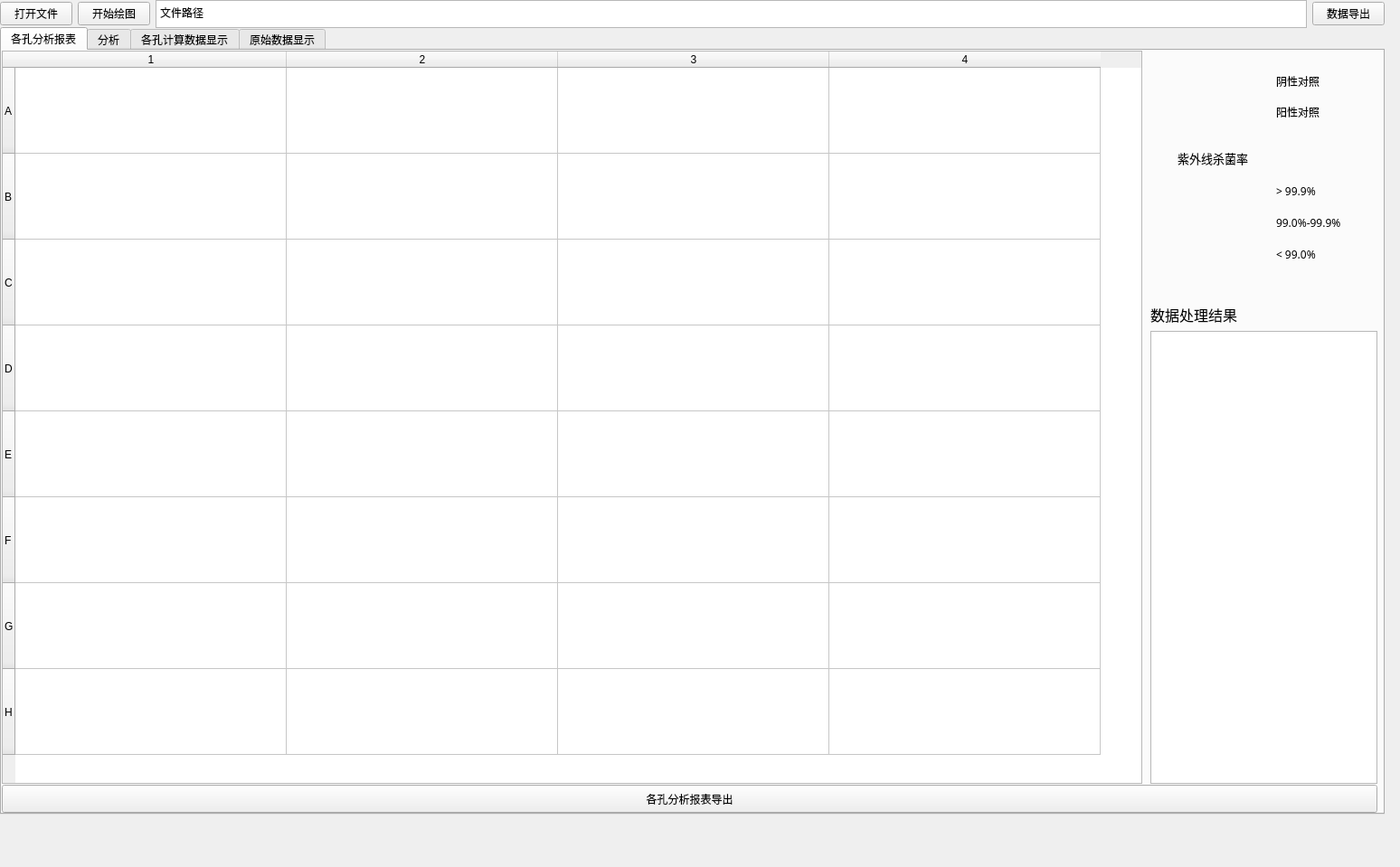
<?xml version="1.0" encoding="UTF-8"?>
<ui version="4.0">
 <class>MainWindow</class>
 <widget class="QMainWindow" name="MainWindow">
  <property name="geometry">
   <rect>
    <x>0</x>
    <y>0</y>
    <width>1548</width>
    <height>959</height>
   </rect>
  </property>
  <property name="windowTitle">
   <string>MainWindow</string>
  </property>
  <widget class="QWidget" name="centralWidget">
   <widget class="QWidget" name="horizontalLayoutWidget">
    <property name="geometry">
     <rect>
      <x>0</x>
      <y>0</y>
      <width>1531</width>
      <height>31</height>
     </rect>
    </property>
    <layout class="QHBoxLayout" name="horizontalLayout">
     <item>
      <widget class="QPushButton" name="Open_File">
       <property name="text">
        <string>打开文件</string>
       </property>
      </widget>
     </item>
     <item>
      <widget class="QPushButton" name="Start_Plot">
       <property name="text">
        <string>开始绘图</string>
       </property>
       <property name="autoDefault">
        <bool>false</bool>
       </property>
       <property name="default">
        <bool>false</bool>
       </property>
       <property name="flat">
        <bool>false</bool>
       </property>
      </widget>
     </item>
     <item>
      <widget class="QTextBrowser" name="File_Path">
       <property name="html">
        <string>&lt;!DOCTYPE HTML PUBLIC &quot;-//W3C//DTD HTML 4.0//EN&quot; &quot;http://www.w3.org/TR/REC-html40/strict.dtd&quot;&gt;
&lt;html&gt;&lt;head&gt;&lt;meta name=&quot;qrichtext&quot; content=&quot;1&quot; /&gt;&lt;style type=&quot;text/css&quot;&gt;
p, li { white-space: pre-wrap; }
&lt;/style&gt;&lt;/head&gt;&lt;body style=&quot; font-family:'SimSun'; font-size:9pt; font-weight:400; font-style:normal;&quot;&gt;
&lt;p style=&quot; margin-top:0px; margin-bottom:0px; margin-left:0px; margin-right:0px; -qt-block-indent:0; text-indent:0px;&quot;&gt;文件路径&lt;/p&gt;&lt;/body&gt;&lt;/html&gt;</string>
       </property>
      </widget>
     </item>
     <item>
      <widget class="QPushButton" name="Export">
       <property name="text">
        <string>数据导出</string>
       </property>
      </widget>
     </item>
    </layout>
   </widget>
   <widget class="QWidget" name="gridLayoutWidget">
    <property name="geometry">
     <rect>
      <x>0</x>
      <y>30</y>
      <width>1531</width>
      <height>871</height>
     </rect>
    </property>
    <layout class="QGridLayout" name="gridLayout">
     <item row="0" column="0">
      <widget class="QTabWidget" name="Original_Data">
       <property name="currentIndex">
        <number>0</number>
       </property>
       <widget class="QWidget" name="tab_9">
        <attribute name="title">
         <string>各孔分析报表</string>
        </attribute>
        <widget class="QTableWidget" name="analysis_report_table">
         <property name="geometry">
          <rect>
           <x>0</x>
           <y>0</y>
           <width>1261</width>
           <height>811</height>
          </rect>
         </property>
         <attribute name="horizontalHeaderDefaultSectionSize">
          <number>300</number>
         </attribute>
         <attribute name="verticalHeaderDefaultSectionSize">
          <number>95</number>
         </attribute>
         <row>
          <property name="text">
           <string>A</string>
          </property>
         </row>
         <row>
          <property name="text">
           <string>B</string>
          </property>
         </row>
         <row>
          <property name="text">
           <string>C</string>
          </property>
         </row>
         <row>
          <property name="text">
           <string>D</string>
          </property>
         </row>
         <row>
          <property name="text">
           <string>E</string>
          </property>
         </row>
         <row>
          <property name="text">
           <string>F</string>
          </property>
         </row>
         <row>
          <property name="text">
           <string>G</string>
          </property>
         </row>
         <row>
          <property name="text">
           <string>H</string>
          </property>
         </row>
         <column>
          <property name="text">
           <string>1</string>
          </property>
         </column>
         <column>
          <property name="text">
           <string>2</string>
          </property>
         </column>
         <column>
          <property name="text">
           <string>3</string>
          </property>
         </column>
         <column>
          <property name="text">
           <string>4</string>
          </property>
         </column>
        </widget>
        <widget class="QPushButton" name="data_of_user_Button">
         <property name="geometry">
          <rect>
           <x>0</x>
           <y>812</y>
           <width>1521</width>
           <height>31</height>
          </rect>
         </property>
         <property name="text">
          <string>各孔分析报表导出</string>
         </property>
        </widget>
        <widget class="QWidget" name="verticalLayoutWidget">
         <property name="geometry">
          <rect>
           <x>1270</x>
           <y>280</y>
           <width>251</width>
           <height>531</height>
          </rect>
         </property>
         <layout class="QVBoxLayout" name="verticalLayout">
          <item>
           <widget class="QLabel" name="label">
            <property name="font">
             <font>
              <family>Arial</family>
              <pointsize>12</pointsize>
             </font>
            </property>
            <property name="text">
             <string>数据处理结果</string>
            </property>
           </widget>
          </item>
          <item>
           <widget class="QTextBrowser" name="Result"/>
          </item>
         </layout>
        </widget>
        <widget class="QWidget" name="gridLayoutWidget_9">
         <property name="geometry">
          <rect>
           <x>1300</x>
           <y>20</y>
           <width>211</width>
           <height>61</height>
          </rect>
         </property>
         <layout class="QGridLayout" name="gridLayout_7">
          <item row="0" column="1">
           <widget class="QLabel" name="label_7">
            <property name="font">
             <font>
              <family>黑体</family>
             </font>
            </property>
            <property name="text">
             <string>阴性对照</string>
            </property>
           </widget>
          </item>
          <item row="1" column="1">
           <widget class="QLabel" name="label_9">
            <property name="font">
             <font>
              <family>黑体</family>
             </font>
            </property>
            <property name="text">
             <string>阳性对照</string>
            </property>
           </widget>
          </item>
          <item row="1" column="0">
           <widget class="QLabel" name="label_positive_purple">
            <property name="text">
             <string/>
            </property>
           </widget>
          </item>
          <item row="0" column="0">
           <widget class="QLabel" name="label_negative_dimgray">
            <property name="text">
             <string/>
            </property>
           </widget>
          </item>
         </layout>
        </widget>
        <widget class="QWidget" name="gridLayoutWidget_10">
         <property name="geometry">
          <rect>
           <x>1300</x>
           <y>140</y>
           <width>211</width>
           <height>101</height>
          </rect>
         </property>
         <layout class="QGridLayout" name="gridLayout_10">
          <item row="1" column="0">
           <widget class="QLabel" name="label_orange">
            <property name="text">
             <string/>
            </property>
           </widget>
          </item>
          <item row="1" column="1">
           <widget class="QLabel" name="label_13">
            <property name="font">
             <font>
              <family>黑体</family>
             </font>
            </property>
            <property name="text">
             <string>99.0%-99.9%</string>
            </property>
           </widget>
          </item>
          <item row="0" column="1">
           <widget class="QLabel" name="label_11">
            <property name="font">
             <font>
              <family>黑体</family>
             </font>
            </property>
            <property name="text">
             <string>&gt; 99.9%</string>
            </property>
           </widget>
          </item>
          <item row="0" column="0">
           <widget class="QLabel" name="label_green">
            <property name="text">
             <string/>
            </property>
           </widget>
          </item>
          <item row="2" column="0">
           <widget class="QLabel" name="label_red">
            <property name="text">
             <string/>
            </property>
           </widget>
          </item>
          <item row="2" column="1">
           <widget class="QLabel" name="label_15">
            <property name="font">
             <font>
              <family>黑体</family>
             </font>
            </property>
            <property name="text">
             <string>&lt; 99.0%</string>
            </property>
           </widget>
          </item>
         </layout>
        </widget>
        <widget class="QLabel" name="label_16">
         <property name="geometry">
          <rect>
           <x>1300</x>
           <y>110</y>
           <width>131</width>
           <height>18</height>
          </rect>
         </property>
         <property name="font">
          <font>
           <family>黑体</family>
           <pointsize>10</pointsize>
          </font>
         </property>
         <property name="text">
          <string>紫外线杀菌率</string>
         </property>
        </widget>
       </widget>
       <widget class="QWidget" name="tab">
        <attribute name="title">
         <string>分析</string>
        </attribute>
        <widget class="QWidget" name="gridLayoutWidget_5">
         <property name="geometry">
          <rect>
           <x>10</x>
           <y>0</y>
           <width>731</width>
           <height>441</height>
          </rect>
         </property>
         <layout class="QGridLayout" name="gridLayout_5">
          <item row="0" column="0">
           <widget class="QWidget" name="widget" native="true">
            <widget class="QGroupBox" name="groupBox">
             <property name="geometry">
              <rect>
               <x>0</x>
               <y>0</y>
               <width>731</width>
               <height>441</height>
              </rect>
             </property>
             <property name="font">
              <font>
               <family>Arial</family>
               <pointsize>12</pointsize>
              </font>
             </property>
             <property name="title">
              <string>原始数据+拟合曲线 图</string>
             </property>
            </widget>
           </widget>
          </item>
         </layout>
        </widget>
        <widget class="QWidget" name="gridLayoutWidget_7">
         <property name="geometry">
          <rect>
           <x>10</x>
           <y>490</y>
           <width>731</width>
           <height>341</height>
          </rect>
         </property>
         <layout class="QGridLayout" name="gridLayout_8">
          <item row="0" column="0">
           <widget class="QTableWidget" name="Interactive_Cells">
            <attribute name="horizontalHeaderDefaultSectionSize">
             <number>176</number>
            </attribute>
            <attribute name="verticalHeaderDefaultSectionSize">
             <number>37</number>
            </attribute>
            <row>
             <property name="text">
              <string>A</string>
             </property>
            </row>
            <row>
             <property name="text">
              <string>B</string>
             </property>
            </row>
            <row>
             <property name="text">
              <string>C</string>
             </property>
            </row>
            <row>
             <property name="text">
              <string>D</string>
             </property>
            </row>
            <row>
             <property name="text">
              <string>E</string>
             </property>
            </row>
            <row>
             <property name="text">
              <string>F</string>
             </property>
            </row>
            <row>
             <property name="text">
              <string>G</string>
             </property>
            </row>
            <row>
             <property name="text">
              <string>H</string>
             </property>
            </row>
            <column>
             <property name="text">
              <string>1</string>
             </property>
            </column>
            <column>
             <property name="text">
              <string>2</string>
             </property>
            </column>
            <column>
             <property name="text">
              <string>3</string>
             </property>
            </column>
            <column>
             <property name="text">
              <string>4</string>
             </property>
            </column>
           </widget>
          </item>
         </layout>
        </widget>
        <widget class="QWidget" name="gridLayoutWidget_8">
         <property name="geometry">
          <rect>
           <x>780</x>
           <y>490</y>
           <width>731</width>
           <height>341</height>
          </rect>
         </property>
         <layout class="QGridLayout" name="gridLayout_9">
          <item row="0" column="0">
           <widget class="QTableWidget" name="Data_Display_Cells">
            <property name="contextMenuPolicy">
             <enum>Qt::DefaultContextMenu</enum>
            </property>
            <property name="layoutDirection">
             <enum>Qt::LeftToRight</enum>
            </property>
            <property name="horizontalScrollBarPolicy">
             <enum>Qt::ScrollBarAlwaysOff</enum>
            </property>
            <property name="autoScrollMargin">
             <number>8</number>
            </property>
            <property name="showGrid">
             <bool>true</bool>
            </property>
            <property name="rowCount">
             <number>8</number>
            </property>
            <attribute name="horizontalHeaderDefaultSectionSize">
             <number>169</number>
            </attribute>
            <attribute name="verticalHeaderDefaultSectionSize">
             <number>37</number>
            </attribute>
            <attribute name="verticalHeaderMinimumSectionSize">
             <number>30</number>
            </attribute>
            <row>
             <property name="text">
              <string>A</string>
             </property>
            </row>
            <row>
             <property name="text">
              <string>B</string>
             </property>
            </row>
            <row>
             <property name="text">
              <string>C</string>
             </property>
            </row>
            <row>
             <property name="text">
              <string>D</string>
             </property>
            </row>
            <row>
             <property name="text">
              <string>E</string>
             </property>
            </row>
            <row>
             <property name="text">
              <string>F</string>
             </property>
            </row>
            <row>
             <property name="text">
              <string>G</string>
             </property>
            </row>
            <row>
             <property name="text">
              <string>H</string>
             </property>
            </row>
            <column>
             <property name="text">
              <string>CT-FAM</string>
             </property>
            </column>
            <column>
             <property name="text">
              <string>CT-VIC</string>
             </property>
            </column>
            <column>
             <property name="text">
              <string>ΔCT</string>
             </property>
            </column>
            <column>
             <property name="text">
              <string>ΔΔCT</string>
             </property>
            </column>
           </widget>
          </item>
         </layout>
        </widget>
        <widget class="Line" name="line">
         <property name="geometry">
          <rect>
           <x>-10</x>
           <y>460</y>
           <width>1541</width>
           <height>20</height>
          </rect>
         </property>
         <property name="orientation">
          <enum>Qt::Horizontal</enum>
         </property>
        </widget>
        <widget class="Line" name="line_2">
         <property name="geometry">
          <rect>
           <x>750</x>
           <y>0</y>
           <width>20</width>
           <height>831</height>
          </rect>
         </property>
         <property name="orientation">
          <enum>Qt::Vertical</enum>
         </property>
        </widget>
        <widget class="QWidget" name="horizontalLayoutWidget_2">
         <property name="geometry">
          <rect>
           <x>10</x>
           <y>440</y>
           <width>731</width>
           <height>24</height>
          </rect>
         </property>
         <layout class="QHBoxLayout" name="horizontalLayout_2">
          <item>
           <widget class="QCheckBox" name="Checkbox_FAM_4">
            <property name="text">
             <string>全选</string>
            </property>
           </widget>
          </item>
          <item>
           <widget class="QCheckBox" name="Checkbox_FAM">
            <property name="text">
             <string>FAM</string>
            </property>
           </widget>
          </item>
          <item>
           <widget class="QCheckBox" name="Checkbox_VIC">
            <property name="text">
             <string>VIC</string>
            </property>
           </widget>
          </item>
          <item>
           <spacer name="horizontalSpacer">
            <property name="orientation">
             <enum>Qt::Horizontal</enum>
            </property>
            <property name="sizeHint" stdset="0">
             <size>
              <width>40</width>
              <height>20</height>
             </size>
            </property>
           </spacer>
          </item>
         </layout>
        </widget>
        <widget class="QWidget" name="horizontalLayoutWidget_3">
         <property name="geometry">
          <rect>
           <x>780</x>
           <y>440</y>
           <width>764</width>
           <height>24</height>
          </rect>
         </property>
         <layout class="QHBoxLayout" name="horizontalLayout_4">
          <item>
           <widget class="QCheckBox" name="Checkbox_FAM_5">
            <property name="text">
             <string>全选</string>
            </property>
           </widget>
          </item>
          <item>
           <widget class="QCheckBox" name="Checkbox_FAM_3">
            <property name="text">
             <string>消杀完全</string>
            </property>
           </widget>
          </item>
          <item>
           <widget class="QCheckBox" name="Checkbox_VIC_3">
            <property name="text">
             <string>消杀不足</string>
            </property>
           </widget>
          </item>
          <item>
           <spacer name="horizontalSpacer_3">
            <property name="orientation">
             <enum>Qt::Horizontal</enum>
            </property>
            <property name="sizeHint" stdset="0">
             <size>
              <width>40</width>
              <height>20</height>
             </size>
            </property>
           </spacer>
          </item>
          <item>
           <widget class="QCheckBox" name="Checkbox_FAM_6">
            <property name="text">
             <string>第一竖列</string>
            </property>
           </widget>
          </item>
          <item>
           <widget class="QCheckBox" name="Checkbox_FAM_7">
            <property name="text">
             <string>第二竖列</string>
            </property>
           </widget>
          </item>
          <item>
           <widget class="QCheckBox" name="Checkbox_FAM_9">
            <property name="text">
             <string>第三竖列</string>
            </property>
           </widget>
          </item>
          <item>
           <widget class="QCheckBox" name="Checkbox_FAM_8">
            <property name="text">
             <string>第四竖列</string>
            </property>
           </widget>
          </item>
         </layout>
        </widget>
        <widget class="QWidget" name="gridLayoutWidget_6">
         <property name="geometry">
          <rect>
           <x>780</x>
           <y>0</y>
           <width>731</width>
           <height>441</height>
          </rect>
         </property>
         <layout class="QGridLayout" name="gridLayout_6">
          <item row="0" column="0">
           <widget class="QWidget" name="widget_2" native="true">
            <widget class="QGroupBox" name="groupBox_2">
             <property name="geometry">
              <rect>
               <x>0</x>
               <y>0</y>
               <width>731</width>
               <height>441</height>
              </rect>
             </property>
             <property name="font">
              <font>
               <family>Arial</family>
               <pointsize>12</pointsize>
              </font>
             </property>
             <property name="title">
              <string>孔数-ΔΔCT曲线</string>
             </property>
            </widget>
           </widget>
          </item>
         </layout>
        </widget>
       </widget>
       <widget class="QWidget" name="tab_8">
        <attribute name="title">
         <string>各孔计算数据显示</string>
        </attribute>
        <widget class="QWidget" name="gridLayoutWidget_4">
         <property name="geometry">
          <rect>
           <x>0</x>
           <y>0</y>
           <width>1521</width>
           <height>841</height>
          </rect>
         </property>
         <layout class="QGridLayout" name="gridLayout_4">
          <item row="7" column="2">
           <widget class="QTableWidget" name="del_del_ct_table">
            <attribute name="horizontalHeaderDefaultSectionSize">
             <number>176</number>
            </attribute>
            <attribute name="verticalHeaderDefaultSectionSize">
             <number>38</number>
            </attribute>
            <row>
             <property name="text">
              <string>A</string>
             </property>
            </row>
            <row>
             <property name="text">
              <string>B</string>
             </property>
            </row>
            <row>
             <property name="text">
              <string>C</string>
             </property>
            </row>
            <row>
             <property name="text">
              <string>D</string>
             </property>
            </row>
            <row>
             <property name="text">
              <string>E</string>
             </property>
            </row>
            <row>
             <property name="text">
              <string>F</string>
             </property>
            </row>
            <row>
             <property name="text">
              <string>G</string>
             </property>
            </row>
            <row>
             <property name="text">
              <string>H</string>
             </property>
            </row>
            <column>
             <property name="text">
              <string>1</string>
             </property>
            </column>
            <column>
             <property name="text">
              <string>2</string>
             </property>
            </column>
            <column>
             <property name="text">
              <string>3</string>
             </property>
            </column>
            <column>
             <property name="text">
              <string>4</string>
             </property>
            </column>
           </widget>
          </item>
          <item row="0" column="2">
           <widget class="QLabel" name="label_4">
            <property name="font">
             <font>
              <family>Arial</family>
              <pointsize>16</pointsize>
             </font>
            </property>
            <property name="text">
             <string>                                          CT-VIC</string>
            </property>
           </widget>
          </item>
          <item row="3" column="2">
           <widget class="QPushButton" name="ct_vic_Button">
            <property name="text">
             <string>CT-VIC 导出</string>
            </property>
           </widget>
          </item>
          <item row="6" column="2">
           <widget class="QLabel" name="label_6">
            <property name="font">
             <font>
              <family>Arial</family>
              <pointsize>16</pointsize>
             </font>
            </property>
            <property name="text">
             <string>                                          ΔΔCT</string>
            </property>
           </widget>
          </item>
          <item row="2" column="2">
           <widget class="QTableWidget" name="ct_vic_table">
            <property name="autoScrollMargin">
             <number>8</number>
            </property>
            <attribute name="horizontalHeaderDefaultSectionSize">
             <number>176</number>
            </attribute>
            <attribute name="verticalHeaderDefaultSectionSize">
             <number>38</number>
            </attribute>
            <row>
             <property name="text">
              <string>A</string>
             </property>
            </row>
            <row>
             <property name="text">
              <string>B</string>
             </property>
            </row>
            <row>
             <property name="text">
              <string>C</string>
             </property>
            </row>
            <row>
             <property name="text">
              <string>D</string>
             </property>
            </row>
            <row>
             <property name="text">
              <string>E</string>
             </property>
            </row>
            <row>
             <property name="text">
              <string>F</string>
             </property>
            </row>
            <row>
             <property name="text">
              <string>G</string>
             </property>
            </row>
            <row>
             <property name="text">
              <string>H</string>
             </property>
            </row>
            <column>
             <property name="text">
              <string>1</string>
             </property>
            </column>
            <column>
             <property name="text">
              <string>2</string>
             </property>
            </column>
            <column>
             <property name="text">
              <string>3</string>
             </property>
            </column>
            <column>
             <property name="text">
              <string>4</string>
             </property>
            </column>
           </widget>
          </item>
          <item row="4" column="0" colspan="3">
           <widget class="Line" name="line_3">
            <property name="orientation">
             <enum>Qt::Horizontal</enum>
            </property>
           </widget>
          </item>
          <item row="6" column="0">
           <widget class="QLabel" name="label_5">
            <property name="font">
             <font>
              <family>Arial</family>
              <pointsize>16</pointsize>
             </font>
            </property>
            <property name="text">
             <string>                                            ΔCT</string>
            </property>
           </widget>
          </item>
          <item row="7" column="0">
           <widget class="QTableWidget" name="del_ct_table">
            <attribute name="horizontalHeaderDefaultSectionSize">
             <number>176</number>
            </attribute>
            <attribute name="verticalHeaderDefaultSectionSize">
             <number>38</number>
            </attribute>
            <row>
             <property name="text">
              <string>A</string>
             </property>
            </row>
            <row>
             <property name="text">
              <string>B</string>
             </property>
            </row>
            <row>
             <property name="text">
              <string>C</string>
             </property>
            </row>
            <row>
             <property name="text">
              <string>D</string>
             </property>
            </row>
            <row>
             <property name="text">
              <string>E</string>
             </property>
            </row>
            <row>
             <property name="text">
              <string>F</string>
             </property>
            </row>
            <row>
             <property name="text">
              <string>G</string>
             </property>
            </row>
            <row>
             <property name="text">
              <string>H</string>
             </property>
            </row>
            <column>
             <property name="text">
              <string>1</string>
             </property>
            </column>
            <column>
             <property name="text">
              <string>2</string>
             </property>
            </column>
            <column>
             <property name="text">
              <string>3</string>
             </property>
            </column>
            <column>
             <property name="text">
              <string>4</string>
             </property>
            </column>
           </widget>
          </item>
          <item row="8" column="2">
           <widget class="QPushButton" name="del_del_ct_Button">
            <property name="text">
             <string>ΔΔCT 导出</string>
            </property>
           </widget>
          </item>
          <item row="2" column="0">
           <widget class="QTableWidget" name="ct_fam_table">
            <attribute name="horizontalHeaderDefaultSectionSize">
             <number>176</number>
            </attribute>
            <attribute name="verticalHeaderDefaultSectionSize">
             <number>38</number>
            </attribute>
            <row>
             <property name="text">
              <string>A</string>
             </property>
            </row>
            <row>
             <property name="text">
              <string>B</string>
             </property>
            </row>
            <row>
             <property name="text">
              <string>C</string>
             </property>
            </row>
            <row>
             <property name="text">
              <string>D</string>
             </property>
            </row>
            <row>
             <property name="text">
              <string>E</string>
             </property>
            </row>
            <row>
             <property name="text">
              <string>F</string>
             </property>
            </row>
            <row>
             <property name="text">
              <string>G</string>
             </property>
            </row>
            <row>
             <property name="text">
              <string>H</string>
             </property>
            </row>
            <column>
             <property name="text">
              <string>1</string>
             </property>
            </column>
            <column>
             <property name="text">
              <string>2</string>
             </property>
            </column>
            <column>
             <property name="text">
              <string>3</string>
             </property>
            </column>
            <column>
             <property name="text">
              <string>4</string>
             </property>
            </column>
           </widget>
          </item>
          <item row="0" column="0">
           <widget class="QLabel" name="label_3">
            <property name="font">
             <font>
              <family>Arial</family>
              <pointsize>16</pointsize>
             </font>
            </property>
            <property name="text">
             <string>                                         CT-FAM</string>
            </property>
           </widget>
          </item>
          <item row="8" column="0">
           <widget class="QPushButton" name="del_ct_Button">
            <property name="text">
             <string>ΔCT 导出</string>
            </property>
           </widget>
          </item>
          <item row="3" column="0">
           <widget class="QPushButton" name="ct_fam_Button">
            <property name="text">
             <string>CT-FAM 导出</string>
            </property>
           </widget>
          </item>
          <item row="5" column="1" rowspan="3" colspan="2">
           <widget class="Line" name="line_4">
            <property name="orientation">
             <enum>Qt::Vertical</enum>
            </property>
           </widget>
          </item>
          <item row="1" column="1" rowspan="2">
           <widget class="Line" name="line_5">
            <property name="orientation">
             <enum>Qt::Vertical</enum>
            </property>
           </widget>
          </item>
          <item row="3" column="1">
           <widget class="Line" name="line_6">
            <property name="orientation">
             <enum>Qt::Vertical</enum>
            </property>
           </widget>
          </item>
          <item row="8" column="1">
           <widget class="Line" name="line_7">
            <property name="orientation">
             <enum>Qt::Vertical</enum>
            </property>
           </widget>
          </item>
          <item row="0" column="1">
           <widget class="Line" name="line_8">
            <property name="orientation">
             <enum>Qt::Vertical</enum>
            </property>
           </widget>
          </item>
         </layout>
        </widget>
       </widget>
       <widget class="QWidget" name="tab_2">
        <attribute name="title">
         <string>原始数据显示</string>
        </attribute>
        <widget class="QTabWidget" name="tabWidget">
         <property name="geometry">
          <rect>
           <x>0</x>
           <y>0</y>
           <width>1521</width>
           <height>831</height>
          </rect>
         </property>
         <property name="currentIndex">
          <number>1</number>
         </property>
         <widget class="QWidget" name="tab_3">
          <attribute name="title">
           <string>FAM</string>
          </attribute>
          <widget class="QWidget" name="gridLayoutWidget_2">
           <property name="geometry">
            <rect>
             <x>0</x>
             <y>0</y>
             <width>1511</width>
             <height>801</height>
            </rect>
           </property>
           <layout class="QGridLayout" name="gridLayout_2">
            <item row="0" column="0">
             <widget class="QTableWidget" name="Tablet_view_data">
              <property name="cursor" stdset="0">
               <cursorShape>ArrowCursor</cursorShape>
              </property>
              <attribute name="horizontalHeaderDefaultSectionSize">
               <number>180</number>
              </attribute>
             </widget>
            </item>
           </layout>
          </widget>
         </widget>
         <widget class="QWidget" name="tab_4">
          <attribute name="title">
           <string>VIC</string>
          </attribute>
          <widget class="QWidget" name="gridLayoutWidget_3">
           <property name="geometry">
            <rect>
             <x>0</x>
             <y>0</y>
             <width>1511</width>
             <height>801</height>
            </rect>
           </property>
           <layout class="QGridLayout" name="gridLayout_3">
            <item row="0" column="0">
             <widget class="QTableWidget" name="Tablet_view_data_2">
              <attribute name="horizontalHeaderDefaultSectionSize">
               <number>180</number>
              </attribute>
             </widget>
            </item>
           </layout>
          </widget>
         </widget>
        </widget>
       </widget>
      </widget>
     </item>
    </layout>
   </widget>
  </widget>
 </widget>
 <resources/>
 <connections/>
</ui>
